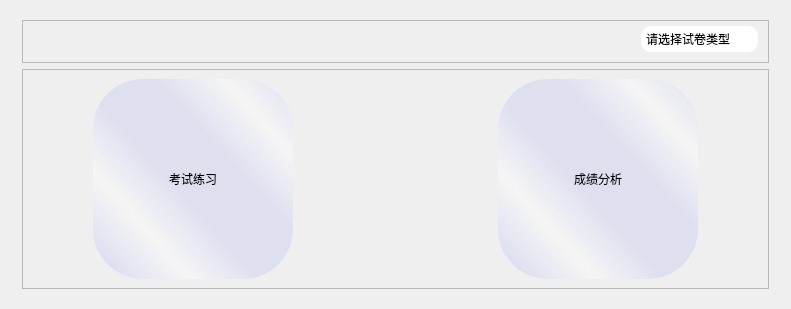
         <widget class="QWidget" name="page">
          <layout class="QVBoxLayout" name="verticalLayout_8">
           <item>
            <widget class="QFrame" name="frame_2">
             <property name="styleSheet">
              <string notr="true">#frame_2{
	
	background-color: rgba(255, 255, 255, 0);
	border-bottom-right-radius: 22px;
	border-bottom-left-radius: 22px;
}</string>
             </property>
             <property name="frameShape">
              <enum>QFrame::StyledPanel</enum>
             </property>
             <property name="frameShadow">
              <enum>QFrame::Raised</enum>
             </property>
             <layout class="QVBoxLayout" name="verticalLayout" stretch="1,8">
              <property name="leftMargin">
               <number>11</number>
              </property>
              <property name="rightMargin">
               <number>11</number>
              </property>
              <item>
               <widget class="QFrame" name="frame_4">
                <property name="toolTip">
                 <string>&lt;html&gt;&lt;head/&gt;&lt;body&gt;&lt;p&gt;窗口始终置顶&lt;/p&gt;&lt;/body&gt;&lt;/html&gt;</string>
                </property>
                <property name="frameShape">
                 <enum>QFrame::StyledPanel</enum>
                </property>
                <property name="frameShadow">
                 <enum>QFrame::Raised</enum>
                </property>
                <layout class="QHBoxLayout" name="horizontalLayout_8">
                 <property name="leftMargin">
                  <number>10</number>
                 </property>
                 <property name="topMargin">
                  <number>5</number>
                 </property>
                 <property name="rightMargin">
                  <number>10</number>
                 </property>
                 <property name="bottomMargin">
                  <number>10</number>
                 </property>
                 <item>
                  <layout class="QHBoxLayout" name="horizontalLayout_7">
                   <property name="spacing">
                    <number>7</number>
                   </property>
                   <item>
                    <spacer name="horizontalSpacer_7">
                     <property name="orientation">
                      <enum>Qt::Horizontal</enum>
                     </property>
                     <property name="sizeHint" stdset="0">
                      <size>
                       <width>40</width>
                       <height>10</height>
                      </size>
                     </property>
                    </spacer>
                   </item>
                   <item>
                    <widget class="QComboBox" name="comboBox">
                     <property name="minimumSize">
                      <size>
                       <width>0</width>
                       <height>0</height>
                      </size>
                     </property>
                     <property name="styleSheet">
                      <string notr="true">QComboBox{
	padding: 5px;
	border-radius: 10px;
	background-color: rgb(255, 255, 255);
}
QComboBox::drop-down {
	padding: 3px;
    border-radius: 5px;
    width: 15px;
	border: none;
}
QComboBox::down-arrow{
	image: url(:/icons/caret-down-fill.svg);
}
QComboBox QAbstractItemView{
	border-radius: 15px;
	background-color: rgb(255, 255, 255);
}</string>
                     </property>
                     <item>
                      <property name="text">
                       <string>请选择试卷类型</string>
                      </property>
                     </item>
                     <item>
                      <property name="text">
                       <string>四级</string>
                      </property>
                     </item>
                     <item>
                      <property name="text">
                       <string>六级</string>
                      </property>
                     </item>
                     <item>
                      <property name="text">
                       <string>考研</string>
                      </property>
                     </item>
                     <item>
                      <property name="text">
                       <string>托福</string>
                      </property>
                     </item>
                     <item>
                      <property name="text">
                       <string>GRE</string>
                      </property>
                     </item>
                     <item>
                      <property name="text">
                       <string>雅思</string>
                      </property>
                     </item>
                    </widget>
                   </item>
                  </layout>
                 </item>
                </layout>
               </widget>
              </item>
              <item>
               <widget class="QFrame" name="frame">
                <property name="frameShape">
                 <enum>QFrame::StyledPanel</enum>
                </property>
                <property name="frameShadow">
                 <enum>QFrame::Raised</enum>
                </property>
                <layout class="QHBoxLayout" name="horizontalLayout" stretch="1,10,1">
                 <item>
                  <spacer name="horizontalSpacer_5">
                   <property name="orientation">
                    <enum>Qt::Horizontal</enum>
                   </property>
                   <property name="sizeHint" stdset="0">
                    <size>
                     <width>141</width>
                     <height>20</height>
                    </size>
                   </property>
                  </spacer>
                 </item>
                 <item>
                  <layout class="QHBoxLayout" name="horizontalLayout_6">
                   <item>
                    <widget class="QPushButton" name="pushButton_9">
                     <property name="minimumSize">
                      <size>
                       <width>200</width>
                       <height>200</height>
                      </size>
                     </property>
                     <property name="cursor">
                      <cursorShape>OpenHandCursor</cursorShape>
                     </property>
                     <property name="styleSheet">
                      <string notr="true">QPushButton{
	border-radius:50px;
	background-color: qlineargradient(spread:reflect, x1:0.576, y1:0.506, x2:0.283, y2:0.772727, stop:0.381443 rgba(26, 55, 255, 20), stop:1 rgba(255, 255, 255, 100));
	opacity:0.6;
	
}
QPushButton:hover{
	background-color: qlineargradient(spread:reflect, x1:0.576, y1:0.506, x2:0.283, y2:0.772727, stop:0.381443 rgba(26, 55, 255, 20), stop:1 rgba(255, 255, 255, 150));
}
QPushButton:pressed{
	background-color: qlineargradient(spread:reflect, x1:0.576, y1:0.506, x2:0.283, y2:0.772727, stop:0.381443 rgba(20, 50, 255, 20), stop:1 rgba(240, 240, 240, 150));
}</string>
                     </property>
                     <property name="text">
                      <string>考试练习</string>
                     </property>
                    </widget>
                   </item>
                   <item>
                    <spacer name="horizontalSpacer_4">
                     <property name="orientation">
                      <enum>Qt::Horizontal</enum>
                     </property>
                     <property name="sizeHint" stdset="0">
                      <size>
                       <width>40</width>
                       <height>20</height>
                      </size>
                     </property>
                    </spacer>
                   </item>
                   <item>
                    <widget class="QPushButton" name="pushButton_10">
                     <property name="minimumSize">
                      <size>
                       <width>200</width>
                       <height>200</height>
                      </size>
                     </property>
                     <property name="cursor">
                      <cursorShape>OpenHandCursor</cursorShape>
                     </property>
                     <property name="styleSheet">
                      <string notr="true">QPushButton{
	border-radius:50px;
	background-color: qlineargradient(spread:reflect, x1:0.576, y1:0.506, x2:0.283, y2:0.772727, stop:0.381443 rgba(26, 55, 255, 20), stop:1 rgba(255, 255, 255, 100));
	opacity:0.6;
	
}
QPushButton:hover{
	background-color: qlineargradient(spread:reflect, x1:0.576, y1:0.506, x2:0.283, y2:0.772727, stop:0.381443 rgba(26, 55, 255, 20), stop:1 rgba(255, 255, 255, 150));
}
QPushButton:pressed{
	background-color: qlineargradient(spread:reflect, x1:0.576, y1:0.506, x2:0.283, y2:0.772727, stop:0.381443 rgba(20, 50, 255, 20), stop:1 rgba(240, 240, 240, 150));
}</string>
                     </property>
                     <property name="text">
                      <string>成绩分析</string>
                     </property>
                    </widget>
                   </item>
                  </layout>
                 </item>
                 <item>
                  <spacer name="horizontalSpacer_6">
                   <property name="orientation">
                    <enum>Qt::Horizontal</enum>
                   </property>
                   <property name="sizeHint" stdset="0">
                    <size>
                     <width>140</width>
                     <height>20</height>
                    </size>
                   </property>
                  </spacer>
                 </item>
                </layout>
               </widget>
              </item>
             </layout>
            </widget>
           </item>
          </layout>
         </widget>
